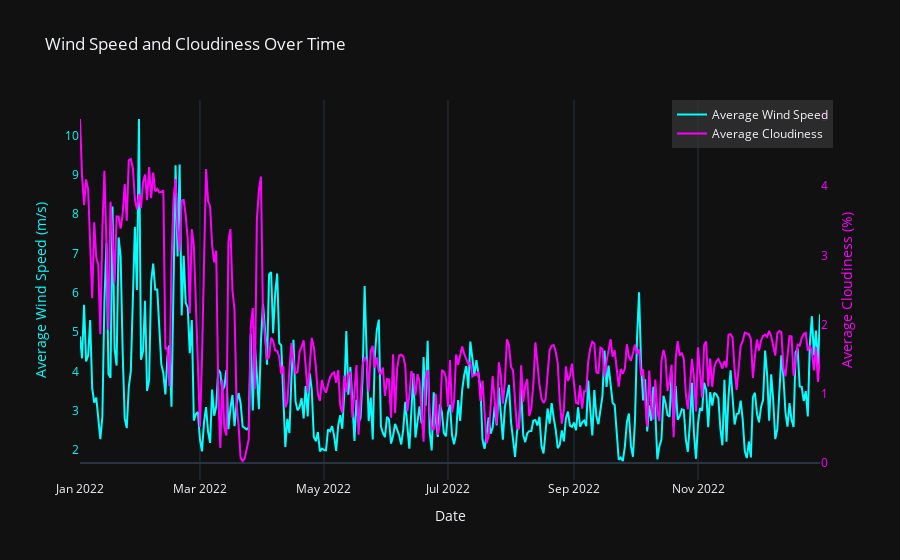

Notebook source saved alongside this figure:
### Markdown cell above
- two scales -> combo chart

### Code cell
# Combo Chart for Wind Speed and Cloudiness without Grid Lines
fig = go.Figure()

# Add Wind Speed Trace with a lighter color for visibility
fig.add_trace(go.Scatter(x=df['Date'], y=df['Avg_Wind_Speed'], mode='lines', name='Average Wind Speed',
                         line=dict(color='cyan')))  # Changed to 'cyan' for better visibility

# Add Cloudiness Trace on a secondary y-axis with a different color for visibility
fig.add_trace(go.Scatter(x=df['Date'], y=df['Avg_Cloudiness'], mode='lines', name='Average Cloudiness',
                         line=dict(color='magenta'), yaxis='y2'))  # Changed to 'magenta' for better visibility

# Create axis objects and turn off grid lines
fig.update_layout(
    title='Wind Speed and Cloudiness Over Time',
    xaxis_title='Date',
    yaxis=dict(
        title='Average Wind Speed (m/s)',
        titlefont=dict(color='cyan'),
        tickfont=dict(color='cyan'),
        showgrid=False  # Disable grid lines for the primary y-axis
    ),
    yaxis2=dict(
        title='Average Cloudiness (%)',
        titlefont=dict(color='magenta'),
        tickfont=dict(color='magenta'),
        showgrid=False,  # Disable grid lines for the secondary y-axis
        anchor='x',
        overlaying='y',
        side='right',
        position=0.95
    ),
    legend=dict(
        x=0.8,  # Adjust legend position to the upper right inside the chart
        y=1,
        bgcolor='rgba(50,50,50,0.8)'  # Semi-transparent background for legend for readability
    ),
    template='plotly_dark'
)

fig.show()

### Figure 1 — Plotly figure (JSON) as saved in the notebook; plotly's stock layout.template omitted (floating-point values rounded to 4 significant figures; data arrays with more than 128 entries replaced by an {"elided": "..."} marker saying what was removed)
{"data": [{"line": {"color": "cyan"}, "mode": "lines", "name": "Average Wind Speed", "type": "scatter", "x": {"elided": "730 str values"}, "y": {"elided": "730 float values"}}, {"line": {"color": "magenta"}, "mode": "lines", "name": "Average Cloudiness", "type": "scatter", "x": {"elided": "730 str values"}, "y": {"elided": "730 float values"}, "yaxis": "y2"}], "layout": {"legend": {"bgcolor": "rgba(50,50,50,0.8)", "x": 0.8, "y": 1}, "title": {"text": "Wind Speed and Cloudiness Over Time"}, "xaxis": {"title": {"text": "Date"}}, "yaxis": {"showgrid": false, "tickfont": {"color": "cyan"}, "title": {"font": {"color": "cyan"}, "text": "Average Wind Speed (m/s)"}}, "yaxis2": {"anchor": "x", "overlaying": "y", "position": 0.95, "showgrid": false, "side": "right", "tickfont": {"color": "magenta"}, "title": {"font": {"color": "magenta"}, "text": "Average Cloudiness (%)"}}}}
